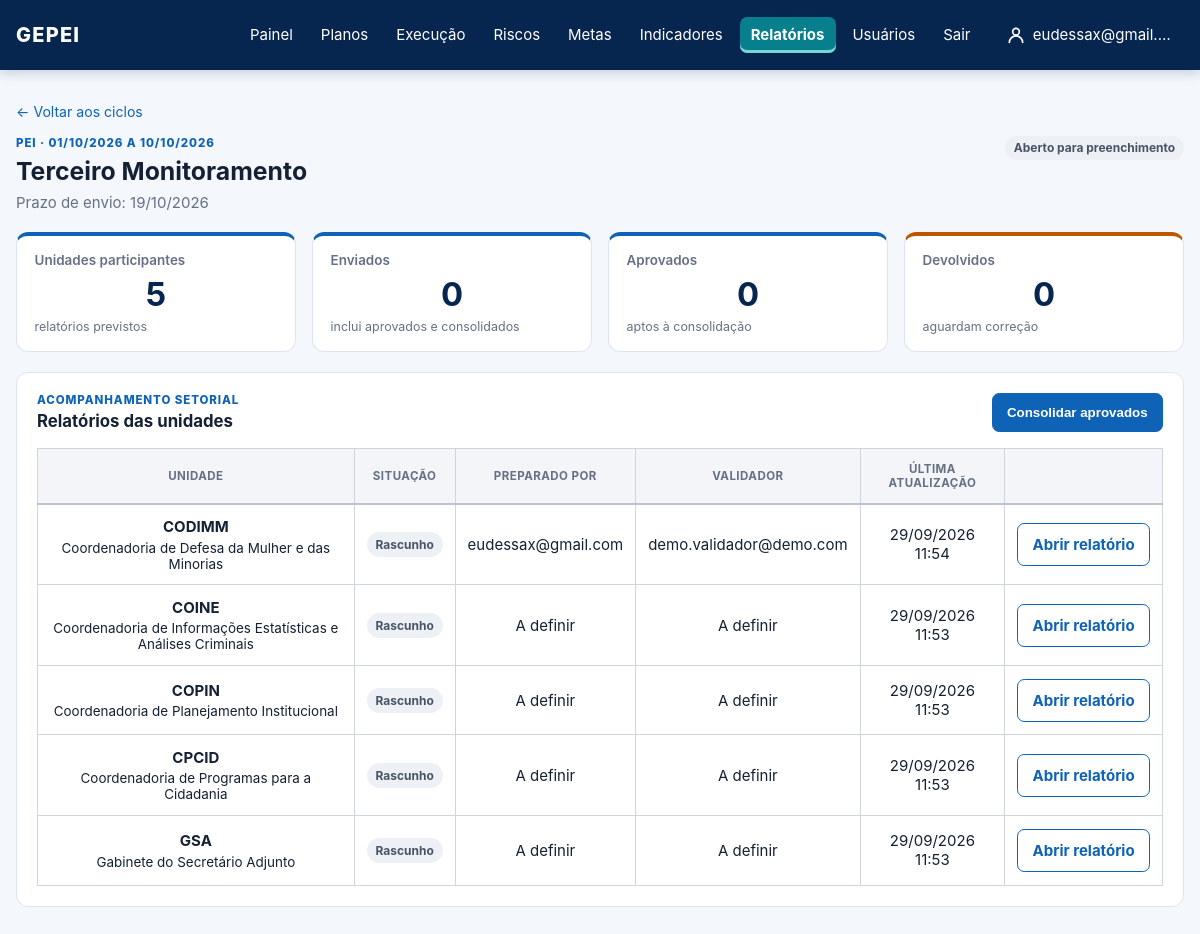
The app's page /relatorios/3/ (signed in) with its own data.
### core/models.py (models this page shows, shortened)
class ReportCycle(models.Model):
    class Status(models.TextChoices):
        OPEN = "ABERTO", "Aberto para preenchimento"
        CONSOLIDATING = "EM_CONSOLIDACAO", "Em consolidação"
        CLOSED = "ENCERRADO", "Encerrado"
    plan = models.ForeignKey(Plan, on_delete=models.PROTECT, related_name="report_cycles")
    name = models.CharField(max_length=180)
    period_start = models.DateField()
    period_end = models.DateField()
    due_date = models.DateField()
    participating_units = models.ManyToManyField(OrganizationalUnit, related_name="report_cycles")
    status = models.CharField(max_length=18, choices=Status.choices, default=Status.OPEN)
    created_by = models.ForeignKey(settings.AUTH_USER_MODEL, on_delete=models.PROTECT, related_name="created_report_cycles")
    created_at = models.DateTimeField(auto_now_add=True)
    closed_at = models.DateTimeField(null=True, blank=True)
    class Meta:
        ordering = ["-period_end", "-id"]

class Plan(models.Model):
    class PlanType(models.TextChoices):
        PEI = "PEI", "PEI"
        PESP = "PESP", "PESP"
        PPA = "PPA", "PPA"
        OTHER = "OUTRO", "Outro"
    name = models.CharField(max_length=180)
    acronym = models.CharField(max_length=30)
    plan_type = models.CharField(max_length=10, choices=PlanType.choices)
    start_date = models.DateField()
    end_date = models.DateField()
    active = models.BooleanField(default=True)

class SectorReport(models.Model):
    class Status(models.TextChoices):
        DRAFT = "RASCUNHO", "Rascunho"
        SUBMITTED = "ENVIADO", "Enviado para validação"
        RETURNED = "DEVOLVIDO", "Devolvido para correção"
        APPROVED = "APROVADO", "Aprovado"
        CONSOLIDATED = "CONSOLIDADO", "Consolidado"
    cycle = models.ForeignKey(ReportCycle, on_delete=models.CASCADE, related_name="sector_reports")
    unit = models.ForeignKey(OrganizationalUnit, on_delete=models.PROTECT, related_name="sector_reports")
    prepared_by = models.ForeignKey(
        settings.AUTH_USER_MODEL,
        null=True,
        blank=True,
        on_delete=models.PROTECT,
        related_name="prepared_sector_reports",
    )
    validator = models.ForeignKey(
        settings.AUTH_USER_MODEL,
        null=True,
        blank=True,
        on_delete=models.PROTECT,
        related_name="assigned_sector_reports",
    )
    status = models.CharField(max_length=14, choices=Status.choices, default=Status.DRAFT)
    executive_summary = models.TextField(blank=True)
    complements = models.TextField(blank=True)
    next_steps = models.TextField(blank=True)
    management_decision_needed = models.TextField(blank=True)
    validator_comment = models.TextField(blank=True)
    resubmission_due_date = models.DateField(null=True, blank=True)
    snapshot = models.JSONField(default=dict, blank=True)
    submitted_at = models.DateTimeField(null=True, blank=True)
    validated_at = models.DateTimeField(null=True, blank=True)
    updated_at = models.DateTimeField(auto_now=True)
    class Meta:
        constraints = [models.UniqueConstraint(fields=["cycle", "unit"], name="unique_report_per_cycle_unit")]
        ordering = ["unit__name"]

class OrganizationalUnit(models.Model):
    class UnitType(models.TextChoices):
        ORGAN = "ORGAO", "Órgão"
        UNIT = "UNIDADE", "Unidade"
        SECTOR = "SETOR", "Setor"
    organization = models.ForeignKey(Organization, on_delete=models.PROTECT)
    parent = models.ForeignKey("self", null=True, blank=True, on_delete=models.PROTECT)
    name = models.CharField(max_length=180)
    acronym = models.CharField(max_length=30, blank=True)
    unit_type = models.CharField(max_length=10, choices=UnitType.choices)

### core/views.py (the view, shortened to what this page needs)
# urls.py: path("relatorios/<int:cycle_id>/", views.report_cycle_detail, name="report_cycle_detail"),
@login_required
@permission_required("core.view_reportcycle", raise_exception=True)
def report_cycle_detail(request, cycle_id):
    cycle = get_object_or_404(
        ReportCycle.objects.select_related("plan", "created_by").prefetch_related("sector_reports__unit", "sector_reports__validator"),
        pk=cycle_id,
    )
    all_reports = list(cycle.sector_reports.all())
    visible_units = user_unit_ids(request.user)
    reports = [item for item in all_reports if visible_units is None or item.unit_id in visible_units]
    if visible_units is not None and not reports:
        raise Http404
    return render(
        request,
        "core/report_cycle_detail.html",
        {
            "cycle": cycle,
            "reports": reports,
            "approved_count": sum(item.status in [SectorReport.Status.APPROVED, SectorReport.Status.CONSOLIDATED] for item in reports),
            "submitted_count": sum(item.status != SectorReport.Status.DRAFT for item in reports),
            "returned_count": sum(item.status == SectorReport.Status.RETURNED for item in reports),
        },
    )

### core/context_processors.py (called while the page is built)
def navigation_plans(request):
    if not request.user.is_authenticated:
        return {"navigation_plans": []}
    return {"navigation_plans": Plan.objects.order_by("acronym", "name")}

### core/permissions.py (called while the page is built, shortened)
def is_administrator(user):
    if user.is_superuser:
        return True
    return user.groups.filter(name__iexact=ADMINISTRATOR_GROUP_NAME).exists()

def user_unit_ids(user):
    if is_administrator(user):
        return None

### templates/core/report_cycle_detail.html (shortened to what this page needs)
{% extends "base.html" %}
{% block content %}
  <a class="back-link" href="{% url 'report_cycle_overview' %}">← Voltar aos ciclos</a>
  <section class="action-detail-heading"><div><p class="eyebrow">{{ cycle.plan.acronym }} · {{ cycle.period_start|date:"d/m/Y" }} a {{ cycle.period_end|date:"d/m/Y" }}</p><h1>{{ cycle.name }}</h1><p>Prazo de envio: {{ cycle.due_date|date:"d/m/Y" }}</p></div><span class="chip chip-report-{{ cycle.status|lower }}">{{ cycle.get_status_display }}</span></section>
  <section class="metrics report-cycle-metrics">
    <article class="metric-card"><span>Unidades participantes</span><strong>{{ reports|length }}</strong><small>relatórios previstos</small></article>
    <article class="metric-card"><span>Enviados</span><strong>{{ submitted_count }}</strong><small>inclui aprovados e consolidados</small></article>
    <article class="metric-card"><span>Aprovados</span><strong>{{ approved_count }}</strong><small>aptos à consolidação</small></article>
    <article class="metric-card metric-warning"><span>Devolvidos</span><strong>{{ returned_count }}</strong><small>aguardam correção</small></article>
  </section>
  <section class="panel">
    <div class="panel-heading"><div><p class="eyebrow">Acompanhamento setorial</p><h2>Relatórios das unidades</h2></div>
      {% if perms.core.change_reportcycle %}{% if cycle.status == "ABERTO" %}<form method="post">{% csrf_token %}<input type="hidden" name="operation" value="consolidate"><button class="button button-primary" type="submit">Consolidar aprovados</button></form>{% elif cycle.status == "EM_CONSOLIDACAO" %}<form method="post">{% csrf_token %}<input type="hidden" name="operation" value="close"><button class="button button-primary" type="submit">Encerrar ciclo</button></form>{% endif %}{% endif %}
    </div>
    <div class="responsive-table"><table><thead><tr><th>Unidade</th><th>Situação</th><th>Preparado por</th><th>Validador</th><th>Última atualização</th><th></th></tr></thead><tbody>
      {% for report in reports %}<tr><td><strong>{{ report.unit.acronym|default:report.unit.name }}</strong><span>{{ report.unit.name }}</span></td><td><span class="chip chip-report-{{ report.status|lower }}">{{ report.get_status_display }}</span>{% if report.resubmission_due_date %}<small>Novo prazo: {{ report.resubmission_due_date|date:"d/m/Y" }}</small>{% endif %}</td><td>{{ report.prepared_by.username|default:"A definir" }}</td><td>{{ report.validator.username|default:"A definir" }}</td><td>{{ report.updated_at|date:"d/m/Y H:i" }}</td><td><a class="button button-secondary" href="{% url 'sector_report_detail' cycle.id report.id %}">Abrir relatório</a></td></tr>{% empty %}<tr><td colspan="6">Nenhuma unidade participante.</td></tr>{% endfor %}
    </tbody></table></div>
  </section>
{% endblock %}

### templates/base.html (shortened to what this page needs)
{% load static %}
<!doctype html>
<html lang="pt-br">
<head>
  <link rel="stylesheet" href="{% static 'css/gepei.css' %}?v=20261014-6">
</head>
<body>
  <header class="topbar">
    <a class="brand" href="{% url 'dashboard' %}">GEPEI</a>
    {% if user.is_authenticated %}
      <nav>
        <a href="{% url 'dashboard' %}" {% if request.path == '/' %}class="nav-active" aria-current="page"{% endif %}>Painel</a>
        {% if perms.core.view_plan %}<details class="nav-plans{% if '/pei/' in request.path %} nav-active{% endif %}">
          <summary {% if '/pei/' in request.path %}aria-current="page"{% endif %}>Planos</summary>
        </details>{% endif %}
        {% if perms.core.view_actionplan %}<a href="{% url 'action_plan_list' %}" {% if '/planos-de-acao/' in request.path and '/riscos/' not in request.path %}class="nav-active" aria-current="page"{% endif %}>Execução</a>{% endif %}
        {% if perms.core.view_risk %}<a href="{% url 'risk_overview' %}" {% if '/riscos/' in request.path %}class="nav-active" aria-current="page"{% endif %}>Riscos</a>{% endif %}
        {% if perms.core.view_strategictarget %}<a href="{% url 'target_overview' %}" {% if '/metas/' in request.path %}class="nav-active" aria-current="page"{% endif %}>Metas</a>{% endif %}
        {% if perms.core.view_indicator %}<a href="{% url 'indicator_overview' %}" {% if '/indicadores/' in request.path %}class="nav-active" aria-current="page"{% endif %}>Indicadores</a>{% endif %}
        {% if perms.core.view_reportcycle %}<a href="{% url 'report_cycle_overview' %}" {% if '/relatorios/' in request.path %}class="nav-active" aria-current="page"{% endif %}>Relatórios</a>{% endif %}
        {% if perms.auth.view_user or perms.auth.view_group %}
        <details class="nav-plans{% if '/usuarios/' in request.path %} nav-active{% endif %}">
          <summary {% if '/usuarios/' in request.path %}aria-current="page"{% endif %}>Usuários</summary>
        </details>
        {% endif %}
        <form method="post" action="{% url 'logout' %}">
          <button type="submit">Sair</button>
        </form>
        <a class="nav-user{% if request.path == '/minha-conta/' %} nav-active{% endif %}" href="{% url 'profile_edit' %}" title="Minha conta">
          <svg width="20" height="20" viewBox="0 0 24 24" fill="none" stroke="currentColor" stroke-width="2" stroke-linecap="round" stroke-linejoin="round" aria-hidden="true"><circle cx="12" cy="8" r="4"/><path d="M4 21c0-4.4 3.6-8 8-8s8 3.6 8 8"/></svg>
          <span>{{ user.first_name|default:user.username }}</span>
        </a>
      </nav>
    {% endif %}
  </header>
  <main class="container">
    {% block content %}{% endblock %}
  </main>
</body>
</html>

### static/css/gepei.css (style rules this page uses)
:root { --blue-950:#07264f; --blue-900:#0a3872; --blue-700:#0f63b6; --blue-100:#eaf3ff; --accent:#087f8c; --accent-dark:#066772; --ink:#142033; --muted:#667085; --surface:#fff; --border:#dce5f1; --background:#f4f7fb; --green:#16834a; --yellow:#bd7b00; --orange:#bd5600; --red:#bf2626; --gray:#98a2b3; }
* { box-sizing:border-box; }
body { margin:0; background:var(--background); color:var(--ink); font-family:Inter,Arial,sans-serif; font-size:15px; }
a { color:var(--blue-700); text-decoration:none; }
.topbar { background:var(--blue-950); box-shadow:0 2px 12px rgba(7,38,79,.22); color:#fff; position:sticky; top:0; z-index:30; display:flex; justify-content:space-between; align-items:center; gap:1rem; padding:1rem max(1rem,calc((100% - 1200px)/2)); }
.brand { color:#fff; font-size:1.25rem; font-weight:800; letter-spacing:.06em; }
nav { display:flex; align-items:center; gap:.35rem; }
nav a,nav button { color:#fff; background:none; border:0; border-radius:.45rem; font:inherit; cursor:pointer; padding:.55rem .7rem; }
nav a.nav-active { background:var(--accent); box-shadow:inset 0 -3px 0 #79d5d4; color:#fff; font-weight:700; }
nav form { margin:0; }
.nav-plans { position:relative; }
.nav-plans summary { border-radius:.45rem; color:#fff; cursor:pointer; list-style:none; padding:.55rem .7rem; }
.container { width:min(1200px,calc(100% - 2rem)); margin:2rem auto 3rem; }
h1,h2,p { margin-top:0; }
h1 { font-size:2rem; margin-bottom:.45rem; }
h2 { font-size:1.05rem; margin:0; }
.eyebrow { color:var(--blue-700); font-size:.72rem; font-weight:800; letter-spacing:.08em; margin-bottom:.4rem; text-transform:uppercase; }
.button { border-radius:.45rem; display:inline-flex; font-weight:700; justify-content:center; padding:.68rem .9rem; text-decoration:none; white-space:nowrap; }
.button-primary { background:var(--blue-700); border:1px solid var(--blue-700); color:#fff; cursor:pointer; }
.button-secondary { background:#fff; border:1px solid var(--blue-700); color:var(--blue-700); }
.metrics { display:grid; grid-template-columns:repeat(4,1fr); gap:1rem; margin-bottom:1.25rem; }
.metric-card,.panel,.login-card { background:var(--surface); border:1px solid var(--border); border-radius:.75rem; }
.metric-card { border-top:4px solid var(--blue-700); padding:1rem 1.1rem; }
.metric-card.metric-warning { border-top-color:var(--orange); }
.metric-card span { color:var(--muted); display:block; font-size:.84rem; font-weight:600; }
.metric-card strong { color:var(--blue-950); display:block; font-size:2.05rem; text-align:center; line-height:1.1; margin:.5rem 0 .25rem; }
.metric-card small { color:var(--muted); font-size:.78rem; }
.panel { padding:1.25rem; }
.panel-heading { align-items:flex-start; display:flex; gap:.75rem; justify-content:space-between; margin-bottom:1rem; }
.panel-heading .eyebrow { margin-bottom:.25rem; }
.chip { align-items:center; border-radius:999px; display:inline-flex; font-size:.75rem; font-weight:700; padding:.3rem .55rem; white-space:nowrap; }
.responsive-table { overflow-x:auto; }
table { border-collapse:collapse; width:100%; }
th { border-bottom:1px solid var(--border); color:var(--muted); font-size:.72rem; letter-spacing:.04em; padding:.65rem .5rem; text-align:left; text-transform:uppercase; }
td { border-bottom:1px solid var(--border); padding:.85rem .5rem; vertical-align:middle; }
td:first-child strong,td:first-child span { display:block; }
td:first-child span { font-size:.84rem; margin-top:.2rem; }
table { border:1px solid #cfd5df; border-collapse:collapse; }
th,td { border:1px solid #cfd5df; padding:.8rem .75rem; text-align:center; vertical-align:middle; }
th { background:#f3f5f8; border-bottom:2px solid #bcc4d1; }
.back-link { display:inline-block; font-size:.88rem; margin-bottom:1rem; }
.action-detail-heading { align-items:flex-start; display:flex; gap:1rem; justify-content:space-between; margin-bottom:1.25rem; }
.action-detail-heading h1 { font-size:1.55rem; max-width:850px; }
.action-detail-heading p:not(.eyebrow) { color:var(--muted); margin:0; }
.chip-report-aberto,.chip-report-rascunho { background:#edf1f5; color:#475467; }
.report-cycle-metrics,.report-content-metrics { grid-template-columns:repeat(4,1fr); }
.nav-user { align-items:center; display:inline-flex; gap:.4rem; margin-left:.5rem; }
.nav-user span { max-width:140px; overflow:hidden; text-overflow:ellipsis; white-space:nowrap; }

### records on screen
SectorReport: unit.acronym "CODIMM", unit.name "Coordenadoria de Defesa da Mulher e das Minorias", status "Rascunho", prepared_by.username "eudessax@gmail.com", validator.username "demo.validador@demo.com", updated_at "29/09/2026 11:54"
SectorReport: unit.acronym "COINE", unit.name "Coordenadoria de Informações Estatísticas e Análises Criminais", status "Rascunho", prepared_by.username "A definir", validator.username "A definir", updated_at "29/09/2026 11:53"
SectorReport: unit.acronym "COPIN", unit.name "Coordenadoria de Planejamento Institucional", status "Rascunho", prepared_by.username "A definir", validator.username "A definir", updated_at "29/09/2026 11:53"
SectorReport: unit.acronym "CPCID", unit.name "Coordenadoria de Programas para a Cidadania", status "Rascunho", prepared_by.username "A definir", validator.username "A definir", updated_at "29/09/2026 11:53"
SectorReport: unit.acronym "GSA", unit.name "Gabinete do Secretário Adjunto", status "Rascunho", prepared_by.username "A definir", validator.username "A definir", updated_at "29/09/2026 11:53"

### other values on screen
{{ user.first_name|default:user.username }} "eudessax@gmail.…"
{{ reports|length }} "5"
{{ submitted_count }} "0"
{{ approved_count }} "0"
{{ returned_count }} "0"
